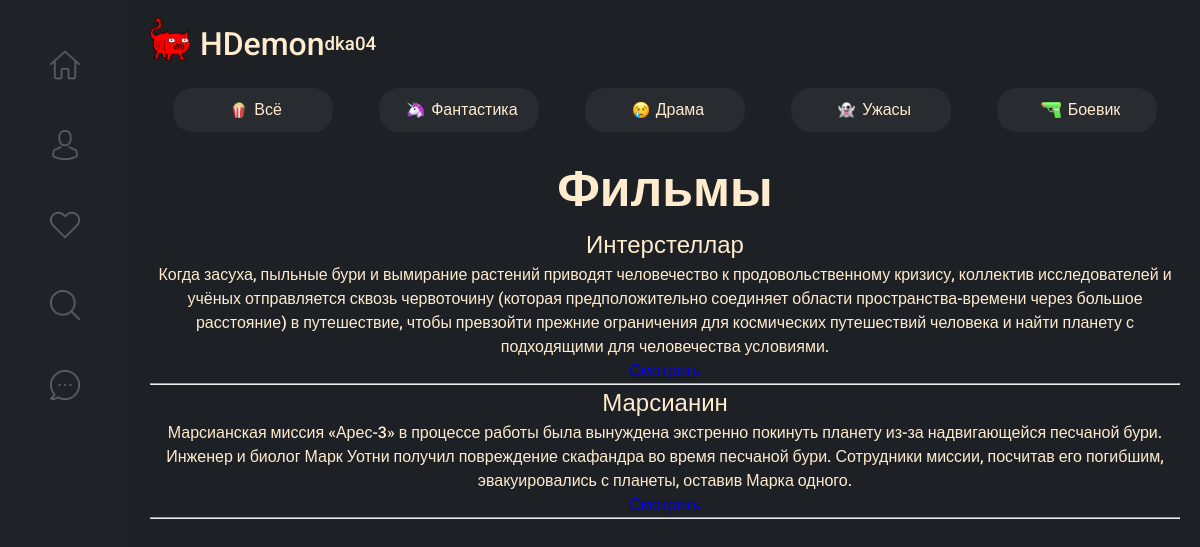
Page /category/fantastic (signed in) on the committed database.
### main/models.py (models this page shows, shortened)
class Category(models.Model):
    name = models.CharField(max_length=255, db_index=True)
    slug = models.SlugField(max_length=255, unique=True, db_index=True)
    class  Meta:
        verbose_name_plural = 'Жанры'
    def get_absolute_url(self):
        return reverse('category', kwargs={'cat_slug': self.slug})

class Films(models.Model):
    title = models.CharField(max_length=255)
    slug = models.SlugField(max_length=255, unique=True, db_index=True)
    content = models.TextField(blank=True)
    photo = models.ImageField(upload_to='photos/%Y/%m/%d')
    time_created = models.DateTimeField(auto_now_add=True)
    year = models.CharField(max_length=100, null=True)
    director = models.CharField(max_length=255)
    country = models.CharField(max_length=255)
    actors = models.TextField(blank=True)
    link = models.URLField(max_length=200, blank=True, null=True)
    cat = models.ForeignKey('Category', on_delete=models.CASCADE)
    class  Meta:
        verbose_name_plural = 'Фильмы'
    def get_absolute_url(self):
        return reverse('film', kwargs={'slug': self.slug})

### main/views.py (the view)
# urls.py: path('category/<slug:cat_slug>', CategoryFilms.as_view(), name = 'category')
class CategoryFilms(ListView):
    model = Films
    template_name = 'main/index.html'
    context_object_name = 'films'
    allow_empty = False
    def get_queryset(self):
        return Films.objects.filter(cat__slug=self.kwargs['cat_slug'])
    def get_context_data(self, *, object_list=None, **kwargs):
        context = super().get_context_data(**kwargs)
        context['cats'] = Category.objects.all()
        context['cat_selected'] = self.kwargs['cat_slug']
        return context

### main/templates/main/index.html (shortened to what this page needs)
{% extends 'main/layout.html' %}
{% load static %}
{% block content %}
 <div>
        <ul class="categories">
                 {% if request.path == "/"%}
                    <li><a class="selected" href="{% url 'home' %}">
                        <img src="{% static 'main/img/Всё.png' %}" alt="test image">Всё
                    </a></li>
                {% else %}
                    <li><a href="{% url 'home' %}">
                        <img src="{% static 'main/img/Всё.png' %}" alt="test image">Всё</a>
                    </li>
                {% endif %}
            {% for c in cats %}
                {% if c.pk == cat_selected %}
                    <li><a class="selected" href="{{ c.get_absolute_url }}">
                        <img class="cat_img" src="{% static 'main/img/' %}{{c.name}}.png">{{c.name}}
                    </a>
                    </li>
                {% else %}
                    <li>
                        <a href="{{ c.get_absolute_url }}">
                            <img class="cat_img" src="{% static 'main/img/' %}{{c.name}}.png">{{c.name}}
                        </a>
                    </li>
                {% endif %}
            {% endfor %}
        </ul>
    </div>
<div class="featers">
    <h1>Фильмы</h1>
    <ul>
        {% for p in films %}
        <li>
            <h2>{{p.title}}</h2>
            <p>{{p.content|linebreaks}}</p>
            <p class="cancel-link"> <a href="{{ p.get_absolute_url }}">Смотреть</a></p>
            <hr>
        </li>
        {% endfor %}
    </ul>
</div>
{% endblock %}

### main/templates/main/layout.html (shortened to what this page needs)
{% load static %}
<!doctype html>
<html lang="en">
<head>
    <link rel="stylesheet" href="{% static 'main/css/main.css' %}">
</head>
<body>
    <header>
    <div class="logo">
        <img src="{% static 'main/img/logo.png' %}">
        <h1>HDemon</h1>
        {% if request.user.is_authenticated %}
            <h3>{{user.username}}<h3>
        {% else %}
            <a href="{% url 'register' %}">Регистрация</a> /\ <a href="{% url 'aboba' %}">Войти</a>
        {% endif %}
    </div>
    <nav>
        <ul class = "menu">
            <li><a href = "{% url 'home' %}"><img src="{% static 'main/img/home.png' %}" alt="test image"></a></li>
            <li><a href = "#"><img src="{% static 'main/img/profile.png' %}" alt="test image"></a></li>
            <li><a href = "#"><img src="{% static 'main/img/liked.png' %}" alt="test image"></a></li>
            <li><a href = "#"><img src="{% static 'main/img/search.png' %}" alt="test image"></a></li>
            {% if request.user.is_superuser %}
                <li><a href = "{% url 'addpage' %}"><img src="{% static 'main/img/contact.png' %}" alt="test image"></a></li>
            {% endif %}
        </ul>
    </nav>
    </header>
    <main>
    {% block content %}
    {% endblock%}
    </main>
</body>
</html>

### main/static/main/css/main.css (style rules this page uses)
* { margin: 0px; padding: 0; box-sizing: revert; font-family: "Roboto", sans-serif; font-weight: 500; }
body { max-width: calc(100% - 130px); margin-left: 130px; background: #1d2024; color: blanchedalmond; line-height: 1.5; font-size: 1rem; padding: 20px; }
.logo { display: flex; align-items: center; }
.logo img { margin-top: -10px; margin-right: 10px; width: 40px; }
.menu { display: block; list-style: none; position: fixed; top: 0; left: 0; width: 130px; height: 100vh; background-color: #1f2226; z-index: 1; }
.menu img { display: block; width: 30px; margin: 50px auto 0px; cursor: pointer; transition: filter 0.2s ease; }
li { list-style-type: none; }
.categories { display: flex; justify-content: space-between; padding: 0; margin-top: 20px; }
.categories li { flex-grow: 1; text-align: center; }
.categories li a { display: inline-flex; justify-content: center; align-items: center; padding: 10px 20px; background-color: #282b30; color: blanchedalmond; text-decoration: none; border-radius: 20px; width: 120px; transition: background-color 0.2s ease; }
.categories li img { height: 1em; padding: 0 7px; }
main .featers { margin-top: 20px; text-align: center; width: 100%; }
main .featers h1 { font-size: 50px; font-weight: 700; }

### rows in the picture
Category: name (picture), name "Фантастика"
Category: name (picture), name "Драма"
Category: name (picture), name "Ужасы"
Category: name (picture), name "Боевик"
Films: title "Интерстеллар", content "Когда засуха, пыльные бури и вымирание растений приводят человечество к продовольственному кризису, коллектив исследователей и учёных отправляется сквозь червоточину (которая предположительно соединяет области пространства-времени через большое расстояние) в путешествие, чтобы превзойти прежние ограничения для космических путешествий человека и найти планету с подходящими для человечества условиями."
Films: title "Марсианин", content "Марсианская миссия «Арес-3» в процессе работы была вынуждена экстренно покинуть планету из-за надвигающейся песчаной бури. Инженер и биолог Марк Уотни получил повреждение скафандра во время песчаной бури. Сотрудники миссии, посчитав его погибшим, эвакуировались с планеты, оставив Марка одного."

### other values in the picture
{{ user.username }} "dka04"
